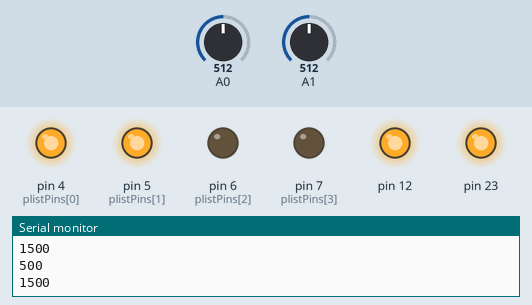
Bench run of a sketch on a simulated Arduino Mega 2560, built with avr-gcc and run on an emulated ATmega2560. Parts: output pins drawn as LEDs (lit = HIGH), the last lines printed to the serial monitor. The test bench sets the inputs (shaded band); at power-on: A0 = 512, A1 = 512.

Above: at 1.2 s.
1.3 s: A0 set to 677
2.8 s: A0 set to 694
At 3.4 s:
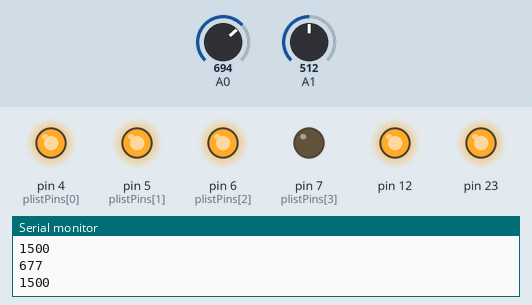
4.3 s: A1 set to 493
At 4.8 s:
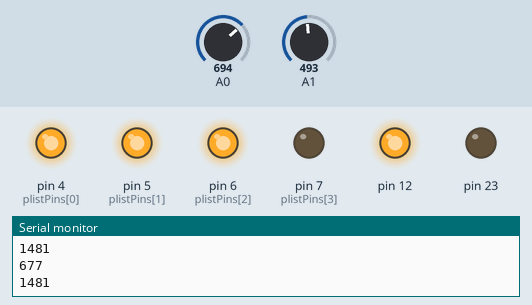
5.9 s: A0 set to 511
At 6.3 s:
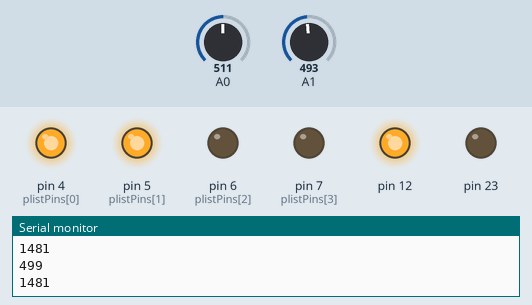
7.5 s: A0 set to 354
9.0 s: A0 set to 332
At 10.2 s:
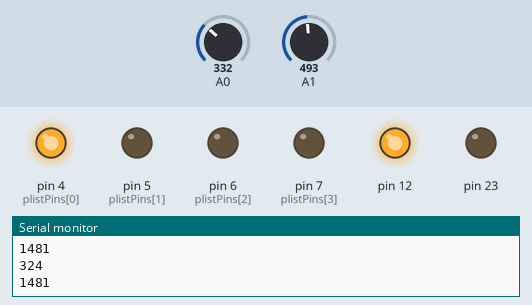
Timing chart, 0 to 11.5 s (numbered marks = the images above; inputs shaded):
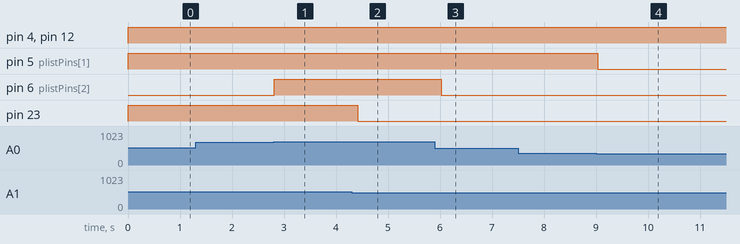

Measured:
- the behaviour switches between 683 and 684 on A0 (found by bisection; images 0 and 1)
- the behaviour switches between 512 and 511 on A1 (found by bisection; images 1 and 2)
- the behaviour switches between 343 and 342 on A0 (found by bisection; images 3 and 4)
- after the input at 2.8 s, pin 6 (plistPins[2]): LOW → HIGH at once
- after the input at 4.3 s, pin 23: HIGH → LOW after 0.12 s
- after the input at 5.9 s, pin 6 (plistPins[2]): HIGH → LOW after 0.13 s
- after the input at 9.0 s, pin 5 (plistPins[1]): HIGH → LOW at once

The sketch:

spotifyTeensy.ino
```cpp
int plistPins [] = {4, 5, 6, 7};

void setup() {
  Serial.begin(57600);
  pinMode(12, OUTPUT);
  pinMode(23, OUTPUT);

  for(int i = 0; i<4; i++){
    pinMode(plistPins[i], OUTPUT);
  }
}

void loop() {
  // put your main code here, to run repeatedly:
  digitalWrite(12, HIGH);

  int playlist;
  playlist = analogRead(A0);

//  Serial.print("Playlist: ");
//  Serial.println(playlist);

  int vol;
  vol = analogRead(A1);

//  Serial.print("Volume: ");
//  Serial.println(vol);

  analogWrite(23, vol/4);

  int mappedPlaylist;
  mappedPlaylist = map(playlist, 0, 1024, 0, 1000);

  int mapForLed;
  mapForLed = map(mappedPlaylist, 0, 1000, 1, 4);

  for(int i = 0; i<4; i++){
    if(i<mapForLed){
      digitalWrite(plistPins[i], HIGH);
      } else {
        digitalWrite(plistPins[i], LOW);
      }
  }

  int mappedVolume;
  mappedVolume = map(vol, 0, 1024, 1001, 2000);

  Serial.println(mappedPlaylist);
  delay(50);
  Serial.println(mappedVolume);
  delay(50);

  delay(100);

}
```
